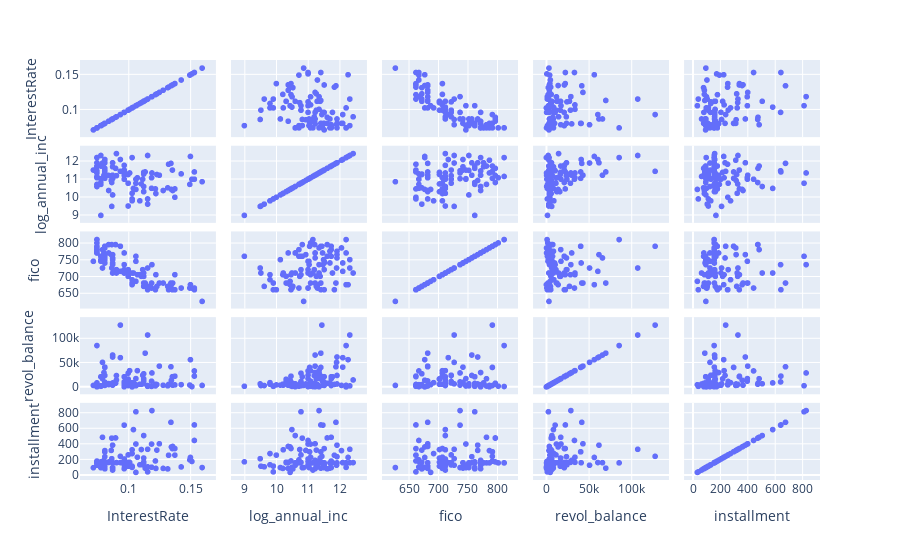

Notebook code cell kept with this figure:
### Code cell
import plotly.express as px
fig = px.scatter_matrix(df,dimensions=df.columns)
fig.show()
